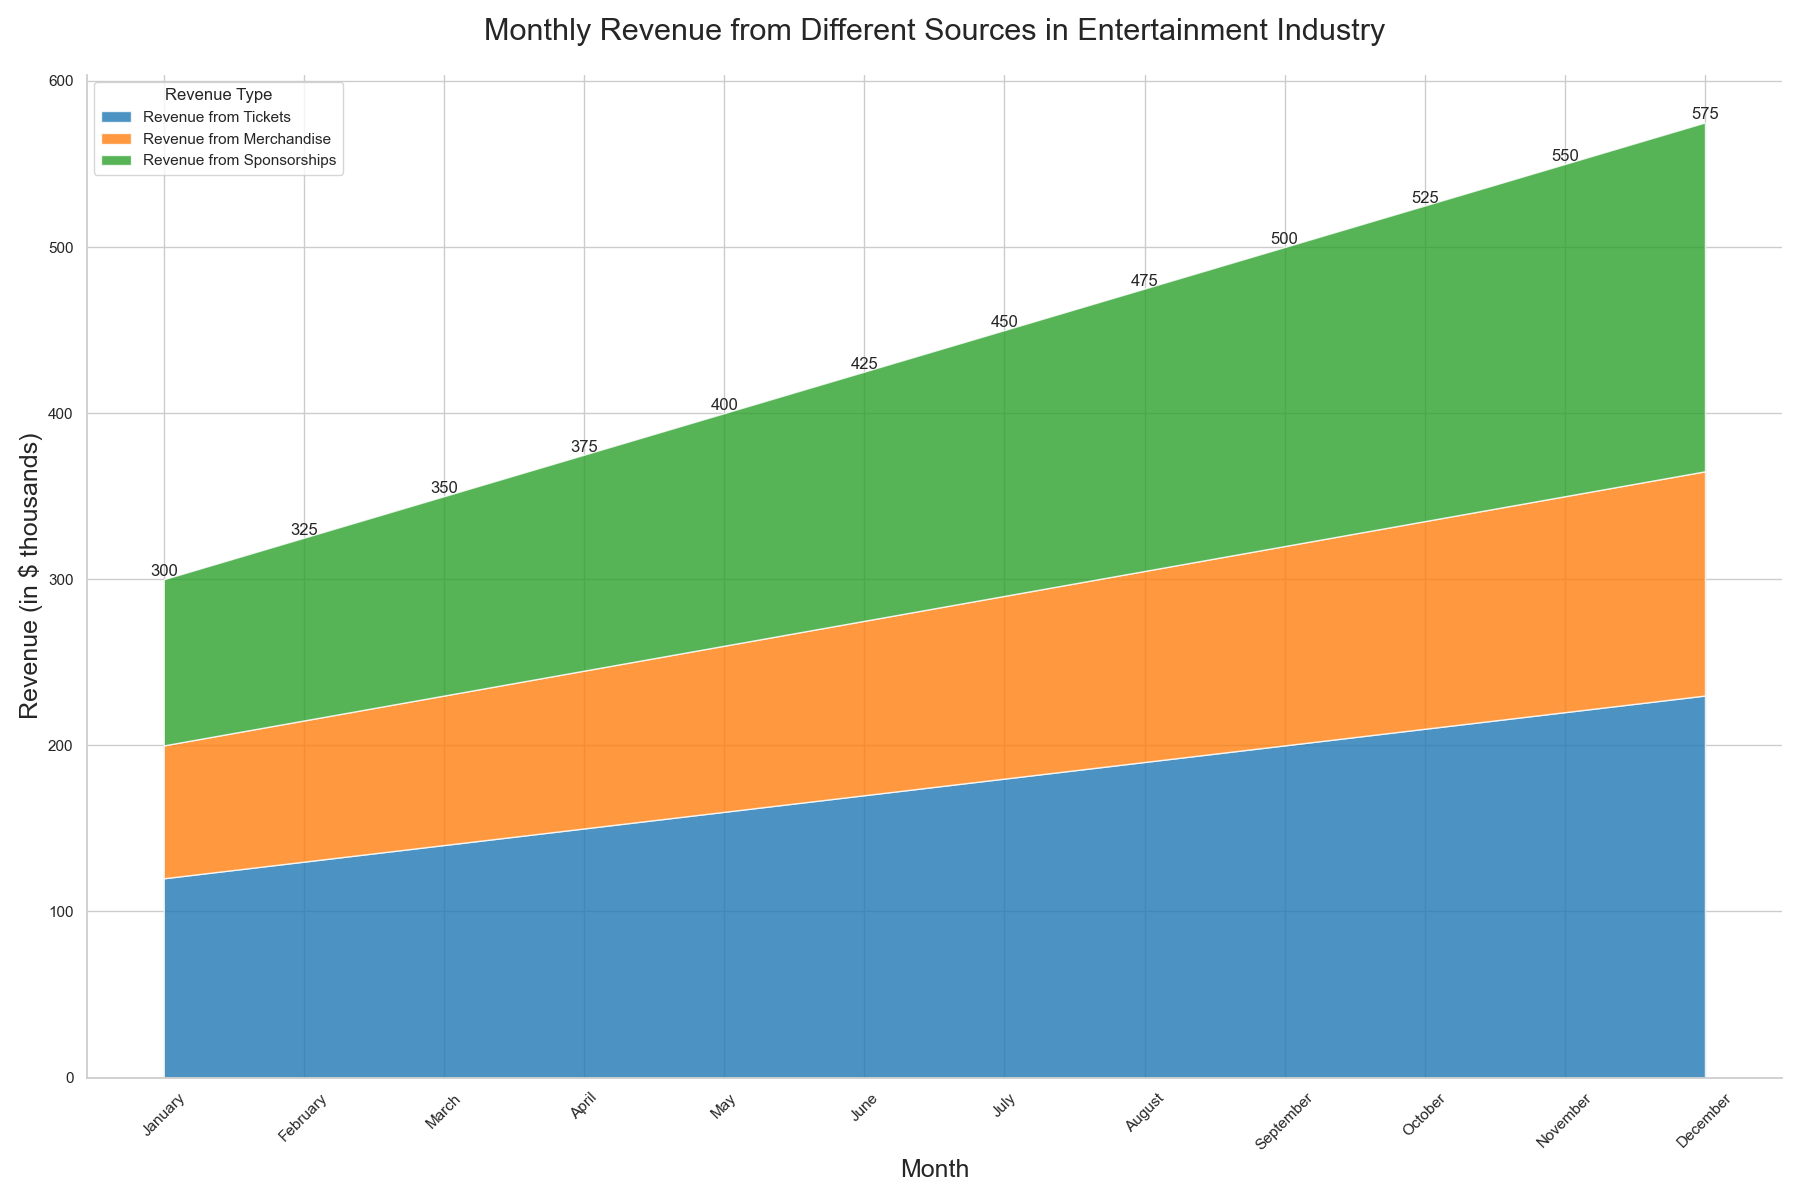

The Python source for this figure:

import pandas as pd
import matplotlib.pyplot as plt

data = {
    'Month': ['January', 'February', 'March', 'April', 'May', 'June',
              'July', 'August', 'September', 'October', 'November', 'December'],
    'Revenue from Tickets': [120, 130, 140, 150, 160, 170, 180, 190, 200, 210, 220, 230],
    'Revenue from Merchandise': [80, 85, 90, 95, 100, 105, 110, 115, 120, 125, 130, 135],
    'Revenue from Sponsorships': [100, 110, 120, 130, 140, 150, 160, 170, 180, 190, 200, 210]
}

df = pd.DataFrame(data)
df_melted = df.melt('Month', var_name='Revenue Type', value_name='Revenue')

df_melted['Month'] = pd.Categorical(df_melted['Month'],
                                    categories=data['Month'],
                                    ordered=True)

plt.figure(figsize=(18, 12))

colors = ["#1f77b4", "#ff7f0e", "#2ca02c"]

plt.stackplot(df['Month'], df.iloc[:, 1:].values.T, labels=df.columns[1:], colors=colors, alpha=0.8)

plt.title('Monthly Revenue from Different Sources in Entertainment Industry', fontsize=22, loc='center', pad=25)
plt.ylabel('Revenue (in $ thousands)', fontsize=18)
plt.xlabel('Month', fontsize=18)
plt.xticks(rotation=45)
plt.legend(title='Revenue Type', loc='upper left')

for i, row in df.iterrows():
    total_revenue = row['Revenue from Tickets'] + row['Revenue from Merchandise'] + row['Revenue from Sponsorships']
    plt.text(row['Month'], total_revenue, f'{total_revenue}', ha='center', va='bottom')

plt.gca().spines['top'].set_visible(False)
plt.gca().spines['right'].set_visible(False)

plt.tight_layout()
plt.show()
